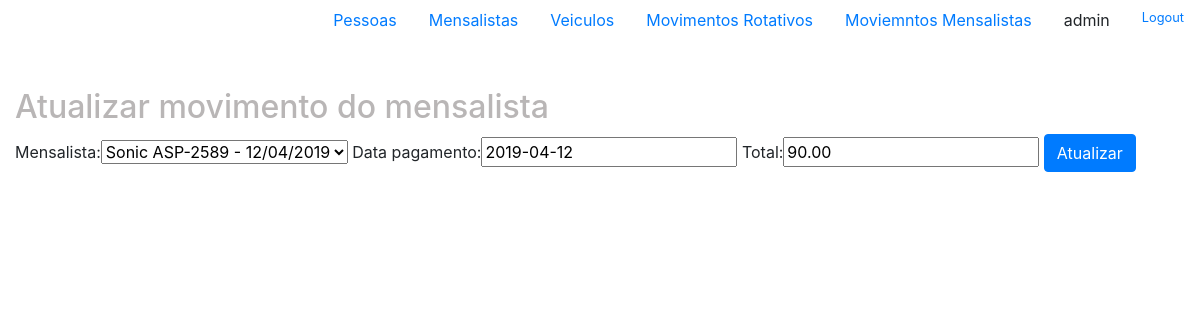
/sistema/mov-mensalista-update/1 (signed in), run on the app's committed database.
### core/models.py (models this page shows, shortened)
class MovMensalista(models.Model):
    mensalista = models.ForeignKey(Mensalista, on_delete=models.CASCADE)
    data_pagamento = models.DateField()
    total = models.DecimalField(max_digits=6, decimal_places=2)

### core/views.py (the view)
# urls.py: path('mov-mensalista-update/<int:pk>', views.movmensalista_update, name='movmensalista_update'),
def movmensalista_update(request, pk):
    movmensalista = models.MovMensalista.objects.get(pk=pk)
    form = forms.MovMensalistaForm(request.POST or None, instance=movmensalista)
    data = {'form':form, 'movmensalista':movmensalista}
    if request.method == 'POST':
        if form.is_valid():
            form.save()
            return redirect('core:lista_movmensalistas')
    return render(request, 'core/movmensalista_update.html', data)

### core/forms.py
class MovMensalistaForm(forms.ModelForm):
    class Meta:
        fields = ('__all__')
        model = models.MovMensalista

### core/models.py (called while the page is built)
    def __str__(self):
        return self.modelo + ' '+ self.placa

    def __str__(self):
        return str(self.veiculo) + ' - ' + datetime.strftime(self.inicio, '%d/%m/%Y')

### core/templates/core/movmensalista_update.html (shortened to what this page needs)
{% extends 'base.html' %}
{% load bootstrap %}
{% block main %}
<div class="row">
    <div class="col-md-12">
        <h2>Atualizar movimento do mensalista {{ movmensalista.veiculo.proprietario.nome }}</h2>
    </div>
</div>
<div class="row">
    <div class="col-md-12">
        <form action="{% url 'core:movmensalista_update' movmensalista.id %}" method="post">
            {{form | bootstrap}}
            <input type="submit" class="btn btn-primary" value="Atualizar">
        </form>
    </div>
</div>
{% endblock main %}

### templates/base.html (shortened to what this page needs)
{% load static %}
<!DOCTYPE html>
<html lang="en">
<head>
    <link rel="stylesheet" href="{% static 'bootstrap/css/bootstrap.min.css' %}">
    <link rel="stylesheet" href="{% static 'css/style.css' %}">
</head>
<body>
    {% if user.is_authenticated %}
        <nav class="nav justify-content-end">
            <li class="nav-item active">
                <a class="nav-link" href="{% url 'core:lista_pessoas' %}">Pessoas</a>
            </li>
            <li class="nav-item">
                    <a class="nav-link active" href="{% url 'core:lista_mensalistas' %}">Mensalistas</a>
            </li>
            <li class="nav-item">
                <a class="nav-link" href="{% url 'core:lista_veiculos' %}">Veiculos</a>
            </li>
            <li class="nav-item">
                <a class="nav-link" href="{% url 'core:lista_movrotativos' %}">Movimentos Rotativos</a>
            </li>
            <li class="nav-item">
                <a class="nav-link" href="{% url 'core:lista_movmensalistas' %}">Moviemntos Mensalistas</a>
            </li>
            {% if user.is_authenticated %}
            <a class="nav-link">{{user}}</a>
            <small><a class="nav-link" href="{% url 'logout' %}">Logout</a></small>
            {% else %}
            <a class="nav-link" href="/admin/login/?next=/sistema/pessoas/">Login</a>
            {% endif %}
        </nav>
        <br><br>
    {% endif %}
    <div class="container-fluid">
        {% block main %}
        {% endblock %}
    </div>
</body>
</html>

### static/css/style.css (style rules this page uses)
h2 { color:rgb(185, 182, 182) }

### data on the page
MovMensalista: mensalista "Sonic ASP-2589 - 12/04/2019", data_pagamento "2019-04-12", total "90.00"

### other printed values
{{ user }} "admin"
